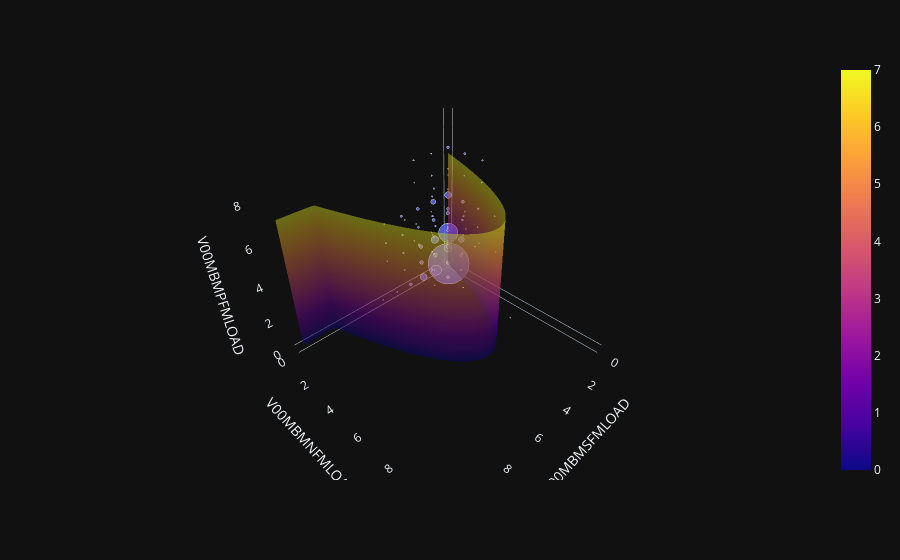

The cell this chart's notebook holds for it:
### Markdown cell above
### MBM Component Regression

### Code cell
from modules.plot_moaks_data import plot_moaks_data_regression_surface

surface = plot_moaks_data_regression_surface(moaks_3d_scatter, v00_moaks_shared_mbm_load, mbm_relationships_df, 15)
surface.show()

### Figure 1 — Plotly figure (JSON) as saved in the notebook; plotly's stock layout.template omitted (floating-point values rounded to 4 significant figures; data arrays with more than 128 entries replaced by an {"elided": "..."} marker saying what was removed)
{"data": [{"hovertemplate": "V00MBMSFMLOAD=%{x}<br>V00MBMNFMLOAD=%{y}<br>V00MBMPFMLOAD=%{z}<br>count=%{marker.size}<extra></extra>", "legendgroup": "", "marker": {"color": "#636efa", "opacity": 0.8, "size": [1939, 122, 1, 3, 11, 14, 67, 432, 3, 7, 38, 2, 52, 18, 63, 2, 1, 9, 14, 8, 13, 50, 2, 1, 4, 9, 1, 3, 1, 10, 15, 14, 1, 1, 2, 2, 10, 26, 1, 4, 8, 1, 1, 8, 1, 3, 2, 1, 4, 1, 1, 2, 1, 2, 1, 6, 5, 9, 1, 3, 2, 2, 2, 1, 1, 1, 1, 1, 1, 3, 3, 5, 1, 1, 2, 1, 1, 1, 1, 1, 1, 1, 1, 2, 1, 1, 1], "sizemode": "area", "sizeref": 1.212, "symbol": "circle"}, "mode": "markers", "name": "", "scene": "scene", "showlegend": false, "x": [0.0, 1.0, 1.0, 1.0, 1.0, 1.0, 1.0, 1.0, 1.0, 1.0, 1.0, 1.0, 2.0, 2.0, 2.0, 2.0, 2.0, 2.0, 2.0, 2.0, 2.0, 2.0, 2.0, 2.0, 2.0, 2.0, 2.0, 2.0, 2.0, 3.0, 3.0, 3.0, 3.0, 3.0, 3.0, 3.0, 3.0, 3.0, 3.0, 3.0, 3.0, 3.0, 3.0, 3.0, 3.0, 3.0, 3.0, 3.0, 3.0, 3.0, 3.0, 3.0, 3.0, 4.0, 4.0, 4.0, 4.0, 4.0, 4.0, 4.0, 4.0, 4.0, 4.0, 4.0, 4.0, 4.0, 4.0, 5.0, 5.0, 5.0, 5.0, 5.0, 5.0, 5.0, 5.0, 5.0, 5.0, 5.0, 5.0, 5.0, 5.0, 5.0, 6.0, 6.0, 6.0, 6.0, 7.0], "y": [0.0, 0.0, 0.0, 0.0, 1.0, 1.0, 1.0, 1.0, 2.0, 2.0, 2.0, 3.0, 0.0, 1.0, 1.0, 1.0, 2.0, 2.0, 2.0, 2.0, 2.0, 2.0, 3.0, 3.0, 3.0, 3.0, 4.0, 4.0, 5.0, 0.0, 1.0, 1.0, 2.0, 2.0, 2.0, 2.0, 2.0, 2.0, 3.0, 3.0, 3.0, 3.0, 3.0, 3.0, 4.0, 4.0, 4.0, 4.0, 4.0, 5.0, 5.0, 5.0, 6.0, 0.0, 1.0, 2.0, 2.0, 2.0, 3.0, 3.0, 3.0, 3.0, 3.0, 4.0, 4.0, 5.0, 5.0, 0.0, 2.0, 2.0, 2.0, 2.0, 3.0, 3.0, 3.0, 4.0, 4.0, 4.0, 4.0, 5.0, 5.0, 6.0, 2.0, 2.0, 2.0, 4.0, 10.0], "z": [0.0, 0.0, 1.0, 3.0, 0.0, 1.0, 2.0, 3.0, 1.0, 2.0, 3.0, 3.0, 0.0, 2.0, 3.0, 6.0, 1.0, 2.0, 3.0, 4.0, 5.0, 6.0, 2.0, 3.0, 5.0, 6.0, 5.0, 6.0, 6.0, 0.0, 2.0, 3.0, 1.0, 2.0, 3.0, 4.0, 5.0, 6.0, 3.0, 5.0, 6.0, 7.0, 8.0, 9.0, 4.0, 5.0, 6.0, 8.0, 9.0, 5.0, 8.0, 9.0, 5.0, 0.0, 5.0, 4.0, 5.0, 6.0, 5.0, 6.0, 7.0, 8.0, 9.0, 5.0, 6.0, 3.0, 7.0, 0.0, 3.0, 4.0, 5.0, 6.0, 6.0, 8.0, 9.0, 4.0, 5.0, 6.0, 7.0, 6.0, 9.0, 7.0, 4.0, 5.0, 6.0, 6.0, 6.0], "type": "scatter3d"}, {"opacity": 0.5, "x": {"elided": "50x50 float values"}, "y": {"elided": "50x50 float values"}, "z": {"elided": "50x50 float values"}, "type": "surface"}], "layout": {"legend": {"itemsizing": "constant", "tracegroupgap": 0}, "margin": {"t": 60}, "scene": {"domain": {"x": [0.0, 1.0], "y": [0.0, 1.0]}, "xaxis": {"showgrid": false, "title": {"text": "V00MBMSFMLOAD"}}, "yaxis": {"showgrid": false, "title": {"text": "V00MBMNFMLOAD"}}, "zaxis": {"showgrid": false, "title": {"text": "V00MBMPFMLOAD"}}}}}
